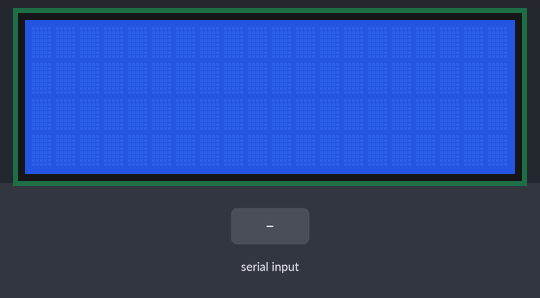
Recording of a sketch running on a simulated Arduino Uno, built with avr-gcc and run on an emulated ATmega328P. On the bench: 20×4 character LCD. The inputs (shaded band) are chosen by the test bench.

Above: at 1.3 s.
1.4 s: "1\n" received over Serial
2.9 s: "0\n" received over Serial
At 4.0 s:
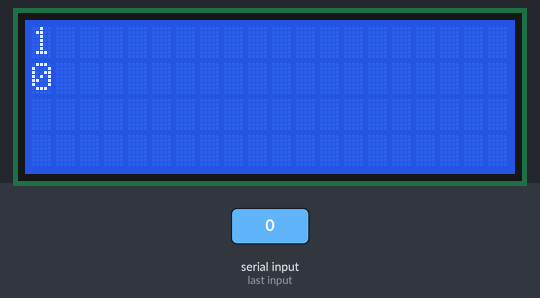
4.4 s: "2\n" received over Serial
Timing chart, 0 to 7.4 s (numbered marks = the images above; inputs shaded):
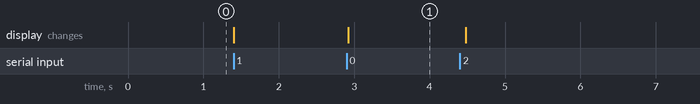

Measured:
- after the input at 2.9 s, the display: changes at once (image 1)

The sketch:

serial_monitor.ino
```cpp
#include <Wire.h>
#include <LCD.h>
#include <LiquidCrystal_I2C.h>

#define I2C_ADDR 0x27
#define BACKLIGHT_PIN 3
#define En_pin 2
#define Rw_pin 1
#define Rs_pin 0
#define D4_pin 4
#define D5_pin 5
#define D6_pin 6
#define D7_pin 7

#define COLS 20
#define ROWS 4

LiquidCrystal_I2C lcd(I2C_ADDR,En_pin,Rw_pin,Rs_pin,D4_pin,D5_pin,D6_pin,D7_pin);
char character;
char newline = '\n';
int row, col, i, j;
char framebuffer[4][20];

void setup() {
  lcd.begin (20,4,LCD_5x8DOTS);
  lcd.setBacklightPin(BACKLIGHT_PIN,POSITIVE);
  lcd.setBacklight(HIGH);

  Serial.begin(115200);

  for (row = 0; row < ROWS; row++){
    for(col = 0; col < COLS; col++){
     framebuffer[row][col] = ' ';
    }
  }
  print_framebuffer();

  row = 0;
  col = 0;
}

void loop() {
  if (Serial.available()) {
    character = Serial.read();
    if (character == newline) {
      print_framebuffer();

      col = 0;
      if (row == 3) {

        // Scroll the framebuffer
        for (i = 0; i < ROWS - 1; i++){
          for(j = 0; j < COLS; j++){
            framebuffer[i][j] = framebuffer[i+1][j];
          }
        }
        for(j = 0; j < COLS; j++){
          framebuffer[ROWS - 1][j] = ' ';
        }

      } else {
        row++;
      }
    } else {
      framebuffer[row][col] = character;
      col++;
    }
  }
}

void print_framebuffer() {
  // Print the framebuffer
  for (i = 0; i < ROWS; i++){
    lcd.setCursor(0, i);
    for(j = 0; j < COLS; j++){
     lcd.print(framebuffer[i][j]);
    }
  }
}
```
